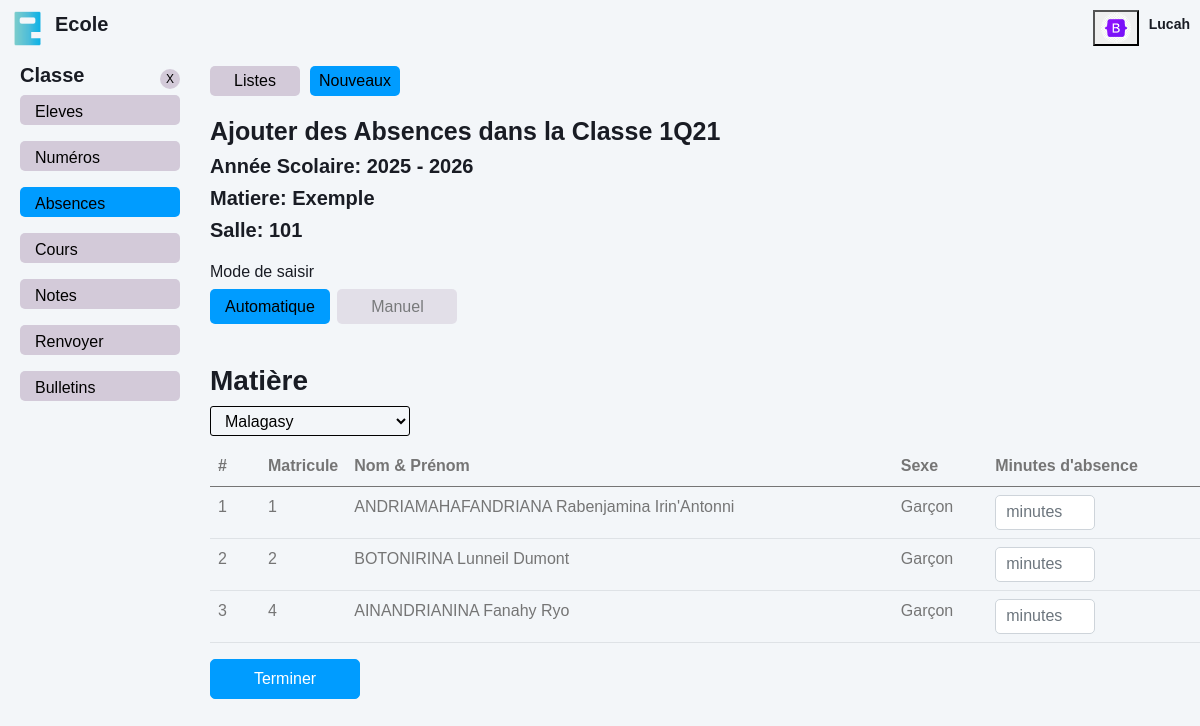
/classes/addabsences.php?id=3 (signed in), run on the app's committed database.
### tables this page shows
CREATE TABLE `responsable` (
  `responsable_id` int(10) NOT NULL AUTO_INCREMENT,
  `nom_responsable` varchar(100) NOT NULL,
  `prenom_responsable` varchar(100) NOT NULL,
  `username` varchar(100) NOT NULL,
  `password` varchar(100) DEFAULT NULL,
  `compte` varchar(100) NOT NULL,
  `image` varchar(100) DEFAULT NULL,
  PRIMARY KEY (`responsable_id`),
  UNIQUE KEY `username` (`username`)
);

CREATE TABLE `classes` (
  `classe_id` int(10) NOT NULL AUTO_INCREMENT,
  `nom_classe` varchar(100) NOT NULL,
  `niveau` varchar(50) DEFAULT NULL,
  `annee_debut` year(4) DEFAULT NULL,
  `annee_fin` year(4) DEFAULT NULL,
  `salle` varchar(50) DEFAULT NULL,
  PRIMARY KEY (`classe_id`)
);

CREATE TABLE `eleves` (
  `eleve_id` int(10) NOT NULL AUTO_INCREMENT,
  `numero` int(10) DEFAULT NULL,
  `nom_eleve` varchar(100) DEFAULT NULL,
  `prenom_eleve` varchar(100) DEFAULT NULL,
  `sexe_eleve` varchar(50) DEFAULT NULL,
  `date_naissance` date DEFAULT NULL,
  `lieu_naissance` varchar(50) DEFAULT NULL,
  `status` varchar(50) DEFAULT NULL,
  `adresse` varchar(50) DEFAULT NULL,
  `tel_eleve` varchar(50) DEFAULT NULL,
  `etablissement_orign` varchar(50) DEFAULT NULL,
  `annee_scolaire` varchar(50) DEFAULT NULL,
  `date_inscrit` date DEFAULT NULL,
  `nom_pere` varchar(100) DEFAULT NULL,
  `profession_pere` varchar(50) DEFAULT NULL,
  `tel_pere` varchar(50) DEFAULT NULL,
  `nom_mere` varchar(100) DEFAULT NULL,
  `profession_mere` varchar(50) DEFAULT NULL,
  `tel_mere` varchar(50) DEFAULT NULL,
  `nom_tuteur` varchar(100) DEFAULT NULL,
  `profession_tuteur` varchar(50) DEFAULT NULL,
  `tel_tuteur` varchar(50) DEFAULT NULL,
  `classe_id` int(10) DEFAULT NULL,
  PRIMARY KEY (`eleve_id`),
  KEY `classe_id` (`classe_id`)
);

### classes/addabsences.php (the view, shortened to what this page needs)
<?php
    require "../back/database.php";
    $id_classe = isset($_GET['id']) ? (int) $_GET['id'] : 0;
    $sql_classes = "SELECT * FROM classes WHERE classe_id = ? ";
    $stmt_classes = $pdo->prepare($sql_classes);
    $stmt_classes->execute([$id_classe]);
    $classes = $stmt_classes->fetchAll();
    $sql_cours = "SELECT a.*,
                        b.*
                FROM cours a
                LEFT JOIN matieres b
                ON a.matiere_id = b.matiere_id
                WHERE a.classe_id = ?
    ";
    $stmt_cours = $pdo->prepare($sql_cours);
    $stmt_cours->execute([$id_classe]);
    $cours = $stmt_cours->fetchAll();
    $sql_eleves = "SELECT eleve_id,
                        numero,
                        nom_eleve,
                        prenom_eleve,
                        sexe_eleve
                FROM eleves
                WHERE classe_id = ?
                ORDER BY eleve_id ASC
    ";
    $stmt_eleves = $pdo->prepare($sql_eleves);
    $stmt_eleves->execute([$id_classe]);
    $eleves = $stmt_eleves->fetchAll();
     $sql_compte = "SELECT image FROM responsable WHERE responsable_id = ?";
     $stmt_compte = $pdo->prepare($sql_compte);
     $stmt_compte->execute([$_SESSION['responsable_id']]);
     $comptes = $stmt_compte->fetchAll();
?>
<!DOCTYPE html>
<html lang="en">
<head>
    <link href="../assets/css/bootstrap.min.css" rel="stylesheet">
    <link href="../assets/css/style.css" rel="stylesheet">
</head>
    <body>
        <nav class="navbar navbar-expand sticky-top" style="display: flex; justify-content: space-between; margin: 0; padding: 10px">
            <a  href="./home.php" class="text-primary" style="display: flex; gap: 10px; align-items: center">
                <img src="../assets/img/logo-ecole.png" alt="logo" style="width: 35px">
                <h3 style="font-size: 20px">Ecole</h3>
            </a>
            <div class="menu">
                <?php foreach ( $comptes as $compte ): ?>
                    <button class="btn-menu" id="menu">
                        <?php if (!empty($compte['image'])): ?>
                            <img src="../assets/img/<?= $compte['image'] ?>" alt="Image" width="25">
                        <?php else: ?>
                            M
                        <?php endif; ?>
                    </button>
                <?php endforeach; ?>
                <div class="menu-name">
                <h4><?= $_SESSION['username'] ?></h4>
                </div>
            </div>
        </nav>
        <div class="container-xxl position-relative d-flex p-0" style="margin-top: 100px;">
            <div class="sidebar" style="width: 200px; padding: 0 20px;">
                <nav class="navbar bg-light">
                <div class="navbar-nav w-100" style="margin-top: 25px">
                    <div class="nav-top">
                        <div class="nav-l">
                            <h3>Classe</h3>
                        </div>
                        <div class="nav-r">
                            <a class="df-jc-ac" href="./">X</a>
                        </div>
                    </div>
                    <ul>
                        <li>
                            <a href="./eleves.php?id=<?php echo $id_classe ?>" class="nav-link">Eleves</a>
                        </li>
                        <li>
                            <a href="./numbers.php?id=<?php echo $id_classe ?>" class="nav-link">Numéros</a>
                        </li>
                        <li>
                            <a href="./absences.php?id=<?php echo $id_classe ?>" class="nav-link active">Absences</a>
                        </li>
                        <li>
                            <a href="./cours.php?id=<?php echo $id_classe ?>" class="nav-link">Cours</a>
                        </li>
                        <li>
                            <a href="./notes.html" class="nav-link">Notes</a>
                        </li>
                        <li><a href="./renvoyer.html" class="nav-link">Renvoyer</a></li>
                        <li><a href="index.php" class="nav-link">Bulletins</a></li>
                    </ul>
                </div>
                </nav>
            </div>
            <div class="col-right">
            <?php if (count($classes) > 0):  ?>
                <div class="tp">
                    <div class="add notes">
                        <a href="./absences.php?id=<?php echo $id_classe ?>" class="btn-add">Listes</a>
                        <a href="./addabsences.php?id=<?php echo $id_classe ?>" class="btn-add active">Nouveaux</a>
                    </div>
                </div>
                <div class="col-classe-l" style="margin-top: 20px;">
                    <?php foreach ( $classes as $classe ): ?>
                        <h1>Ajouter des Absences dans la Classe <?php echo $classe['nom_classe'] ?></h1>
                        <h3>Année Scolaire: <?php echo $classe['annee_debut'] ?> - <?php echo $classe['annee_fin'] ?> </h3>
                        <h3>Matiere: Exemple</h3>
                        <h3>Salle: <?php echo $classe['salle'] ?></h3>
                    <?php endforeach; ?>
                </div>
                <div id="carouselExampleIndicators" class="carousel" >
                    <h3 style="font-size: 16px; font-weight: 500">Mode de saisir</h3>
                    <div class="carousel-indicators">
                        <button type="button" data-bs-target="#carouselExampleIndicators" data-bs-slide-to="0" class="active" aria-current="true" aria-label="Slide 1">Automatique</button>
                        <button type="button" data-bs-target="#carouselExampleIndicators" data-bs-slide-to="1" class="" aria-label="Slide 2">Manuel</button>
                    </div>
                    <div class="bd">
                        <div class="carousel-inner">
                            <div class="carousel-item active">
                            <form action="../back/absences/addAbsences.php" method="POST" class="d-block w-100 auto">
                                <div class="tp-form" style="margin-top: 20px;">
                                    <div class="form-group">
                                        <div class="label">
                                            <h3>Matière</h3>
                                        </div>
                                        <div class="select">
                                            <?php if (count($cours) > 0): ?>
                                                <select name="matiere_id" required>
                                                    <?php foreach ($cours as $cour): ?>
                                                        <option value="<?= $cour['matiere_id'] ?>"><?= $cour['nom_matiere'] ?></option>
                                                    <?php endforeach; ?>
                                                </select>
                                            <?php else: ?>
                                                <h5>Aucune matière trouvée</h5>
                                            <?php endif; ?>
                                        </div>
                                    </div>
                                    <table class="table table-hover">
                                        <thead>
                                            <tr>
                                                <th>#</th>
                                                <th>Matricule</th>
                                                <th>Nom & Prénom</th>
                                                <th>Sexe</th>
                                                <th>Minutes d'absence</th>
                                            </tr>
                                    </thead>
                                    <tbody>
                                        <?php foreach ($eleves as $eleve): ?>
                                            <tr>
                                                <td><?= $eleve['numero'] ?></td>
                                                <td><?= $eleve['eleve_id'] ?></td>
                                                <td><?= $eleve['nom_eleve'] ?> <?= $eleve['prenom_eleve'] ?></td>
                                                <td><?= $eleve['sexe_eleve'] ?></td>
                                                <td>
                                                    <input type="number" name="minutes[]" class="form-control" min="0" placeholder="minutes">
                                                </td>
                                            </tr>
                                        <?php endforeach; ?>
                                        </tbody>
                                    </table>
                                    <div class="submit">
                                        <button type="submit" class="btn btn-primary">Terminer</button>
                                    </div>
                                </div>
                            </form>
                            </div>
                        </div>
                    </div>
            </div>
            <?php else: ?>
                <h5>Aucun classe trouvé</h5>
            <?php endif; ?>
            </div>
        </div>
    </body>
</html>

### assets/css/style.css (style rules this page uses)
:root { --primary: #009CFF; --light: #F3F6F9; --dark: #191C24; }
.df-jc-ac { display: flex; justify-content: center; align-items: center; }
.tp a.btn-add { display: flex; justify-content: center; align-items: center; width: 120px; height: 30px; background: #009CFF; border: none; border-radius: 5px; color: #000; text-decoration: none; }
.btn { transition: .5s; }
.btn.btn-primary { color: #FFFFFF; }
.sidebar { position: fixed; top: 30px; left: 0; bottom: 0; width: 200px; height: 100vh; overflow-y: auto; transition: 0.5s; z-index: 999; padding: 0 20px; }
@media (min-width: 992px) { .sidebar { margin-left: 0; } }
.navbar .nav-top { display: flex; justify-content: space-between; align-items: center; }
.navbar .nav-top .nav-l h3 { font-size: 20px; font-weight: bold; }
.navbar .nav-top .nav-r a { width: 20px; height: 20px; background: #d3cad9; border-radius: 50%; color: #000; text-decoration: none; font-size: 12px; }
.navbar.navbar-expand .menu { display: flex; align-items: center; gap: 10px; }
.navbar.navbar-expand .menu button.btn-menu img { width: 30px; height: 30px; border-radius: 50%; }
.navbar.navbar-expand .menu .menu-name { height: 25px; display: flex; }
.navbar.navbar-expand .menu .menu-name h4 { font-size: 14px; }
.sidebar .navbar-nav ul { list-style: none; padding-left: 0; }
.sidebar .navbar-nav .nav-link { height: 30px; padding: 5px 15px; color: #000; font-weight: 500; outline: none; background: #d3cad9; margin-bottom: 1rem; border-radius: 5px; }
.sidebar .navbar-nav .nav-link:hover, .sidebar .navbar-nav .nav-link.active { background: #009CFF; }
.col-right { position: relative; width: 83%; top: -90px; left: 210px; }
.tp { display: flex; justify-content: space-between; }
.bd { margin-top: 20px; }
.col-classe-l h1 { font-size: 25px; }
.col-classe-l h3 { font-size: 20px; }
.bd table tbody tr td input { width: 100px; height: 35px; padding: 5px 10px; }
.carousel { margin-top: 20px; }
.carousel-item { transition: 1s ease-in-out; }
.carousel-indicators { position: relative; display: block; margin-left: 0; margin-right: 0; }
.carousel-indicators [data-bs-target] { width: 120px; height: 35px; padding: 5px 10px; margin-left: 0; text-indent: 0rem; background: #d3cad9; box-sizing: border-box; border-top: 0; border-bottom: 0; border-radius: 5px; }
.carousel-indicators [data-bs-target].active, .carousel-indicators [data-bs-target]:hover { background: #009CFF; }
.manuel .submit button, .auto .submit button { width: 150px; height: 40px; background: #009CFF; }
.notes { display: flex; gap: 10px; }
.notes a.btn-add { background: #d3cad9; width: auto; min-width: 90px; transition: 1s ease-in-out; }
.notes a.btn-add.active { background: #009CFF; }
.tp-form .form-group { margin-bottom: 10px; }
.tp-form .form-group .select select, .tp-form .form-group .input input { width: 200px; height: 30px; background: none; border: 1px solid #000; padding: 5px 10px; border-radius: 3px; }

### classes/addabsences.php (style rules this page uses)
table th:nth-child(1), table td:nth-child(1) { width: 50px; }
table th:nth-child(2), table td:nth-child(2) { width: 1%; }

### data on the page
responsable: image (picture)
classes: nom_classe "1Q21", annee_debut "2025", annee_fin "2026", salle "101"
eleves: numero "1", eleve_id "1", nom_eleve "ANDRIAMAHAFANDRIANA", prenom_eleve "Rabenjamina Irin'Antonni", sexe_eleve "Garçon"
eleves: numero "2", eleve_id "2", nom_eleve "BOTONIRINA", prenom_eleve "Lunneil Dumont", sexe_eleve "Garçon"
eleves: numero "3", eleve_id "4", nom_eleve "AINANDRIANINA", prenom_eleve "Fanahy Ryo", sexe_eleve "Garçon"

### other printed values
$_SESSION['username'] "Lucah"
form field matiere_id "Malagasy"
